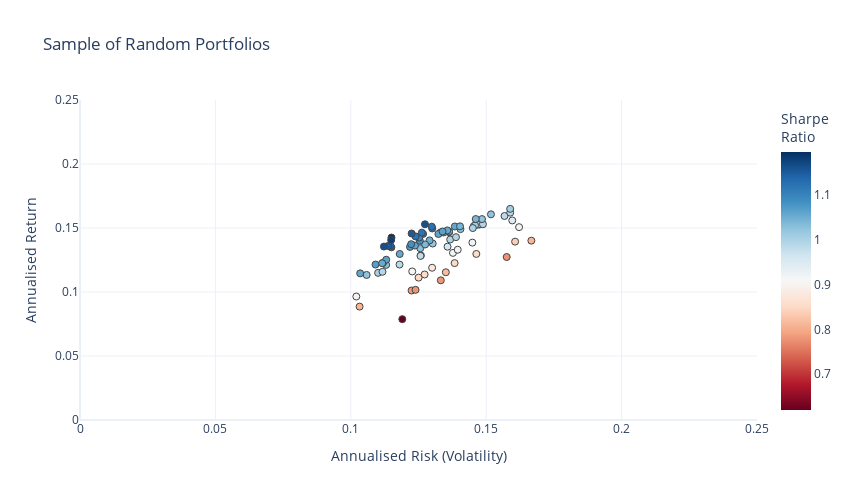

Notebook cell for this chart:
### Code cell
# Plot the risk vs. return of generated portfolios in an interactive plot

mean_variance_pairs = np.array(mean_variance_pairs)

# sets the risk free rate, ours is set to 0.5% since that is the current rate of the 2 year treasury bond
rfr= 0.50/100

fig = go.Figure()
fig.add_trace(go.Scatter(x=mean_variance_pairs[:,1]**0.5, y=mean_variance_pairs[:,0], 
                      marker=dict(color=(mean_variance_pairs[:,0]-rfr)/(mean_variance_pairs[:,1]**0.5), 
                                  showscale=True, 
                                  size=7,
                                  line=dict(width=1),
                                  colorscale="RdBu",
                                  colorbar=dict(title="Sharpe<br>Ratio")
                                 ), 
                      mode='markers',
                      text=[str(np.array(tickers_list[i])) + "<br>" + str(np.array(weights_list[i]).round(2)) for i in range(len(tickers_list))]))
fig.update_layout(template='plotly_white',
                  xaxis=dict(title='Annualised Risk (Volatility)'),
                  yaxis=dict(title='Annualised Return'),
                  title='Sample of Random Portfolios',
                  width=850,
                  height=500)
fig.update_xaxes(range=[0, 0.25])
fig.update_yaxes(range=[0, 0.25])
fig.update_layout(coloraxis_colorbar=dict(title="Sharpe Ratio"))

### Figure 1 — Plotly figure (JSON) as saved in the notebook; plotly's stock layout.template omitted (floating-point values rounded to 4 significant figures)
{"data": [{"marker": {"color": [0.7765, 0.8174, 0.7814, 0.8522, 0.922, 0.7853, 0.8763, 0.8106, 0.8499, 0.8541, 0.9813, 0.9117, 0.8362, 0.9179, 0.9607, 0.8497, 0.7802, 1.026, 0.9053, 0.9799, 1.028, 0.62, 1.069, 0.995, 0.9988, 1.056, 1.023, 1.061, 1.02, 0.8984, 0.8095, 0.9454, 0.9868, 1.048, 1.037, 1.13, 1.028, 0.9929, 0.9847, 1.04, 0.9918, 1.059, 1.067, 1.001, 1.143, 1.054, 1.005, 1.052, 1.063, 1.06, 1.108, 1.063, 0.9943, 1.024, 1.076, 1.007, 1.082, 1.151, 1.044, 0.8964, 1.097, 1.055, 1.063, 1.112, 1.196, 0.9881, 1.008, 1.117, 1.149, 0.9993, 1.007, 1.12, 1.04, 1.026, 1.163, 1.18, 1.056, 1.043, 1.124, 1.161, 1.053], "colorbar": {"title": {"text": "Sharpe<br>Ratio"}}, "colorscale": [[0, "rgb(103,0,31)"], [0.1, "rgb(178,24,43)"], [0.2, "rgb(214,96,77)"], [0.3, "rgb(244,165,130)"], [0.4, "rgb(253,219,199)"], [0.5, "rgb(247,247,247)"], [0.6, "rgb(209,229,240)"], [0.7, "rgb(146,197,222)"], [0.8, "rgb(67,147,195)"], [0.9, "rgb(33,102,172)"], [1, "rgb(5,48,97)"]], "line": {"width": 1}, "showscale": true, "size": 7}, "mode": "markers", "text": ["['GLD' 'QQQ' 'SPY' 'XLB' 'XLE' 'XLF' 'XLI' 'XLK' 'XLP' 'XLRE' 'XLU' 'XLV'\n 'XLY']<br>[0.03 0.11 0.1  0.12 0.05 0.11 0.07 0.1  0.09 0.05 0.1  0.05 0.02]", "['GLD' 'QQQ' 'SPY' 'XLB' 'XLE' 'XLF' 'XLI' 'XLK' 'XLP' 'XLRE' 'XLU' 'XLV'\n 'XLY']<br>[0.11 0.09 0.1  0.07 0.03 0.03 0.06 0.1  0.1  0.06 0.13 0.04 0.1 ]", "['GLD' 'QQQ' 'SPY' 'XLB' 'XLE' 'XLF' 'XLI' 'XLK' 'XLP' 'XLRE' 'XLU' 'XLV'\n 'XLY']<br>[0.11 0.01 0.09 0.06 0.01 0.09 0.03 0.12 0.06 0.09 0.12 0.11 0.09]", "['GLD' 'QQQ' 'SPY' 'XLB' 'XLE' 'XLF' 'XLI' 'XLK' 'XLP' 'XLRE' 'XLU' 'XLV'\n 'XLY']<br>[0.01 0.15 0.06 0.16 0.03 0.09 0.02 0.11 0.12 0.08 0.07 0.05 0.06]", "['GLD' 'QQQ' 'SPY' 'XLB' 'XLE' 'XLF' 'XLI' 'XLK' 'XLP' 'XLRE' 'XLU' 'XLV'\n 'XLY']<br>[0.08 0.12 0.1  0.1  0.   0.09 0.08 0.08 0.1  0.07 0.03 0.11 0.04]", "['GLD' 'QQQ' 'SPY' 'XLB' 'XLE' 'XLF' 'XLI' 'XLK' 'XLP' 'XLRE' 'XLU' 'XLV'\n 'XLY']<br>[0.18 0.06 0.02 0.17 0.07 0.06 0.01 0.17 0.09 0.09 0.04 0.01 0.04]", "['GLD' 'QQQ' 'SPY' 'XLB' 'XLE' 'XLF' 'XLI' 'XLK' 'XLP' 'XLRE' 'XLU' 'XLV'\n 'XLY']<br>[0.1  0.15 0.01 0.05 0.   0.06 0.04 0.07 0.02 0.13 0.14 0.13 0.1 ]", "['GLD' 'QQQ' 'SPY' 'XLB' 'XLE' 'XLF' 'XLI' 'XLK' 'XLP' 'XLRE' 'XLU' 'XLV'\n 'XLY']<br>[0.08 0.13 0.16 0.01 0.02 0.15 0.16 0.   0.09 0.06 0.11 0.01 0.01]", "['GLD' 'QQQ' 'SPY' 'XLB' 'XLE' 'XLF' 'XLI' 'XLK' 'XLP' 'XLRE' 'XLU' 'XLV'\n 'XLY']<br>[0.08 0.07 0.08 0.1  0.05 0.   0.13 0.12 0.15 0.14 0.01 0.04 0.03]", "['GLD' 'QQQ' 'SPY' 'XLB' 'XLE' 'XLF' 'XLI' 'XLK' 'XLP' 'XLRE' 'XLU' 'XLV'\n 'XLY']<br>[0.13 0.04 0.15 0.01 0.02 0.07 0.12 0.13 0.08 0.14 0.   0.   0.11]", "['GLD' 'QQQ' 'SPY' 'XLB' 'XLE' 'XLF' 'XLI' 'XLK' 'XLP' 'XLRE' 'XLU' 'XLV'\n 'XLY']<br>[0.1  0.15 0.06 0.01 0.01 0.01 0.   0.11 0.15 0.09 0.16 0.09 0.05]", "['GLD' 'QQQ' 'SPY' 'XLB' 'XLE' 'XLF' 'XLI' 'XLK' 'XLP' 'XLRE' 'XLU' 'XLV'\n 'XLY']<br>[0.11 0.13 0.07 0.09 0.04 0.01 0.13 0.11 0.04 0.07 0.06 0.09 0.05]", "['GLD' 'QQQ' 'SPY' 'XLB' 'XLE' 'XLF' 'XLI' 'XLK' 'XLP' 'XLRE' 'XLU' 'XLV'\n 'XLY']<br>[0.13 0.11 0.18 0.   0.05 0.09 0.18 0.05 0.03 0.01 0.05 0.09 0.01]", "['GLD' 'QQQ' 'SPY' 'XLB' 'XLE' 'XLF' 'XLI' 'XLK' 'XLP' 'XLRE' 'XLU' 'XLV'\n 'XLY']<br>[0.09 0.04 0.2  0.07 0.01 0.03 0.05 0.08 0.12 0.09 0.   0.15 0.06]", "['GLD' 'QQQ' 'SPY' 'XLB' 'XLE' 'XLF' 'XLI' 'XLK' 'XLP' 'XLRE' 'XLU' 'XLV'\n 'XLY']<br>[0.11 0.09 0.15 0.01 0.02 0.02 0.12 0.1  0.07 0.12 0.06 0.1  0.02]", "['GLD' 'QQQ' 'SPY' 'XLB' 'XLE' 'XLF' 'XLI' 'XLK' 'XLP' 'XLRE' 'XLU' 'XLV'\n 'XLY']<br>[0.14 0.08 0.05 0.15 0.01 0.04 0.05 0.09 0.1  0.11 0.   0.05 0.13]", "['GLD' 'QQQ' 'SPY' 'XLB' 'XLE' 'XLF' 'XLI' 'XLK' 'XLP' 'XLRE' 'XLU' 'XLV'\n 'XLY']<br>[0.18 0.05 0.1  0.07 0.04 0.04 0.   0.09 0.17 0.06 0.08 0.02 0.12]", "['GLD' 'QQQ' 'SPY' 'XLB' 'XLE' 'XLF' 'XLI' 'XLK' 'XLP' 'XLRE' 'XLU' 'XLV'\n 'XLY']<br>[0.05 0.15 0.16 0.01 0.   0.06 0.09 0.15 0.05 0.05 0.02 0.15 0.06]", "['GLD' 'QQQ' 'SPY' 'XLB' 'XLE' 'XLF' 'XLI' 'XLK' 'XLP' 'XLRE' 'XLU' 'XLV'\n 'XLY']<br>[0.14 0.08 0.08 0.04 0.02 0.02 0.06 0.1  0.16 0.15 0.07 0.01 0.07]", "['GLD' 'QQQ' 'SPY' 'XLB' 'XLE' 'XLF' 'XLI' 'XLK' 'XLP' 'XLRE' 'XLU' 'XLV'\n 'XLY']<br>[0.11 0.17 0.04 0.07 0.05 0.   0.08 0.15 0.13 0.08 0.06 0.02 0.04]", "['GLD' 'QQQ' 'SPY' 'XLB' 'XLE' 'XLF' 'XLI' 'XLK' 'XLP' 'XLRE' 'XLU' 'XLV'\n 'XLY']<br>[0.19 0.15 0.03 0.17 0.   0.06 0.06 0.14 0.04 0.08 0.08 0.   0.  ]", "['GLD' 'QQQ' 'SPY' 'XLB' 'XLE' 'XLF' 'XLI' 'XLK' 'XLP' 'XLRE' 'XLU' 'XLV'\n 'XLY']<br>[0.14 0.05 0.02 0.03 0.09 0.02 0.05 0.11 0.06 0.16 0.06 0.03 0.17]", "['GLD' 'QQQ' 'SPY' 'XLB' 'XLE' 'XLF' 'XLI' 'XLK' 'XLP' 'XLRE' 'XLU' 'XLV'\n 'XLY']<br>[0.14 0.14 0.04 0.01 0.01 0.09 0.14 0.17 0.09 0.13 0.03 0.02 0.01]", "['GLD' 'QQQ' 'SPY' 'XLB' 'XLE' 'XLF' 'XLI' 'XLK' 'XLP' 'XLRE' 'XLU' 'XLV'\n 'XLY']<br>[0.11 0.14 0.12 0.14 0.   0.08 0.01 0.14 0.02 0.01 0.07 0.12 0.04]", "['GLD' 'QQQ' 'SPY' 'XLB' 'XLE' 'XLF' 'XLI' 'XLK' 'XLP' 'XLRE' 'XLU' 'XLV'\n 'XLY']<br>[0.16 0.12 0.08 0.   0.03 0.03 0.   0.14 0.12 0.12 0.03 0.06 0.1 ]", "['GLD' 'QQQ' 'SPY' 'XLB' 'XLE' 'XLF' 'XLI' 'XLK' 'XLP' 'XLRE' 'XLU' 'XLV'\n 'XLY']<br>[0.14 0.13 0.01 0.09 0.   0.01 0.02 0.13 0.13 0.11 0.07 0.13 0.03]", "['GLD' 'QQQ' 'SPY' 'XLB' 'XLE' 'XLF' 'XLI' 'XLK' 'XLP' 'XLRE' 'XLU' 'XLV'\n 'XLY']<br>[0.2  0.07 0.04 0.03 0.03 0.02 0.04 0.2  0.11 0.11 0.06 0.04 0.05]", "['GLD' 'QQQ' 'SPY' 'XLB' 'XLE' 'XLF' 'XLI' 'XLK' 'XLP' 'XLRE' 'XLU' 'XLV'\n 'XLY']<br>[0.15 0.13 0.13 0.05 0.02 0.01 0.09 0.13 0.05 0.15 0.03 0.04 0.02]", "['GLD' 'QQQ' 'SPY' 'XLB' 'XLE' 'XLF' 'XLI' 'XLK' 'XLP' 'XLRE' 'XLU' 'XLV'\n 'XLY']<br>[0.   0.11 0.01 0.04 0.   0.02 0.09 0.21 0.09 0.14 0.03 0.23 0.02]", "['GLD' 'QQQ' 'SPY' 'XLB' 'XLE' 'XLF' 'XLI' 'XLK' 'XLP' 'XLRE' 'XLU' 'XLV'\n 'XLY']<br>[0.09 0.21 0.   0.17 0.   0.04 0.23 0.01 0.06 0.05 0.1  0.03 0.  ]", "['GLD' 'QQQ' 'SPY' 'XLB' 'XLE' 'XLF' 'XLI' 'XLK' 'XLP' 'XLRE' 'XLU' 'XLV'\n 'XLY']<br>[0.25 0.02 0.01 0.02 0.01 0.01 0.01 0.1  0.07 0.1  0.03 0.15 0.21]", "['GLD' 'QQQ' 'SPY' 'XLB' 'XLE' 'XLF' 'XLI' 'XLK' 'XLP' 'XLRE' 'XLU' 'XLV'\n 'XLY']<br>[0.   0.22 0.12 0.09 0.02 0.1  0.08 0.05 0.09 0.11 0.01 0.1  0.  ]", "['GLD' 'QQQ' 'SPY' 'XLB' 'XLE' 'XLF' 'XLI' 'XLK' 'XLP' 'XLRE' 'XLU' 'XLV'\n 'XLY']<br>[0.13 0.13 0.03 0.1  0.03 0.   0.04 0.19 0.04 0.1  0.12 0.05 0.04]", "['GLD' 'QQQ' 'SPY' 'XLB' 'XLE' 'XLF' 'XLI' 'XLK' 'XLP' 'XLRE' 'XLU' 'XLV'\n 'XLY']<br>[0.08 0.1  0.19 0.06 0.01 0.   0.12 0.18 0.02 0.16 0.03 0.02 0.04]", "['GLD' 'QQQ' 'SPY' 'XLB' 'XLE' 'XLF' 'XLI' 'XLK' 'XLP' 'XLRE' 'XLU' 'XLV'\n 'XLY']<br>[0.09 0.2  0.04 0.08 0.02 0.16 0.02 0.25 0.01 0.01 0.1  0.   0.03]", "['GLD' 'QQQ' 'SPY' 'XLB' 'XLE' 'XLF' 'XLI' 'XLK' 'XLP' 'XLRE' 'XLU' 'XLV'\n 'XLY']<br>[0.12 0.21 0.01 0.05 0.03 0.03 0.02 0.23 0.01 0.07 0.11 0.08 0.03]", "['GLD' 'QQQ' 'SPY' 'XLB' 'XLE' 'XLF' 'XLI' 'XLK' 'XLP' 'XLRE' 'XLU' 'XLV'\n 'XLY']<br>[0.16 0.16 0.09 0.   0.02 0.02 0.04 0.12 0.15 0.09 0.   0.   0.14]", "['GLD' 'QQQ' 'SPY' 'XLB' 'XLE' 'XLF' 'XLI' 'XLK' 'XLP' 'XLRE' 'XLU' 'XLV'\n 'XLY']<br>[0.08 0.14 0.14 0.01 0.02 0.04 0.06 0.12 0.08 0.06 0.12 0.14 0.01]", "['GLD' 'QQQ' 'SPY' 'XLB' 'XLE' 'XLF' 'XLI' 'XLK' 'XLP' 'XLRE' 'XLU' 'XLV'\n 'XLY']<br>[0.03 0.18 0.22 0.02 0.01 0.04 0.02 0.06 0.23 0.   0.08 0.1  0.01]", "['GLD' 'QQQ' 'SPY' 'XLB' 'XLE' 'XLF' 'XLI' 'XLK' 'XLP' 'XLRE' 'XLU' 'XLV'\n 'XLY']<br>[0.05 0.18 0.06 0.03 0.   0.03 0.11 0.16 0.04 0.07 0.13 0.13 0.02]", "['GLD' 'QQQ' 'SPY' 'XLB' 'XLE' 'XLF' 'XLI' 'XLK' 'XLP' 'XLRE' 'XLU' 'XLV'\n 'XLY']<br>[0.19 0.13 0.   0.01 0.01 0.   0.06 0.11 0.05 0.09 0.07 0.13 0.12]", "['GLD' 'QQQ' 'SPY' 'XLB' 'XLE' 'XLF' 'XLI' 'XLK' 'XLP' 'XLRE' 'XLU' 'XLV'\n 'XLY']<br>[0.18 0.09 0.01 0.06 0.01 0.04 0.01 0.2  0.04 0.16 0.02 0.12 0.07]", "['GLD' 'QQQ' 'SPY' 'XLB' 'XLE' 'XLF' 'XLI' 'XLK' 'XLP' 'XLRE' 'XLU' 'XLV'\n 'XLY']<br>[0.22 0.1  0.01 0.05 0.01 0.01 0.02 0.22 0.09 0.03 0.17 0.05 0.01]", "['GLD' 'QQQ' 'SPY' 'XLB' 'XLE' 'XLF' 'XLI' 'XLK' 'XLP' 'XLRE' 'XLU' 'XLV'\n 'XLY']<br>[0.01 0.18 0.17 0.1  0.01 0.02 0.07 0.11 0.02 0.12 0.   0.15 0.04]", "['GLD' 'QQQ' 'SPY' 'XLB' 'XLE' 'XLF' 'XLI' 'XLK' 'XLP' 'XLRE' 'XLU' 'XLV'\n 'XLY']<br>[0.21 0.24 0.01 0.03 0.04 0.05 0.01 0.16 0.06 0.04 0.06 0.09 0.01]", "['GLD' 'QQQ' 'SPY' 'XLB' 'XLE' 'XLF' 'XLI' 'XLK' 'XLP' 'XLRE' 'XLU' 'XLV'\n 'XLY']<br>[0.07 0.13 0.18 0.06 0.01 0.04 0.06 0.18 0.02 0.09 0.1  0.05 0.01]", "['GLD' 'QQQ' 'SPY' 'XLB' 'XLE' 'XLF' 'XLI' 'XLK' 'XLP' 'XLRE' 'XLU' 'XLV'\n 'XLY']<br>[0.02 0.18 0.15 0.03 0.   0.09 0.   0.08 0.07 0.11 0.08 0.18 0.  ]", "['GLD' 'QQQ' 'SPY' 'XLB' 'XLE' 'XLF' 'XLI' 'XLK' 'XLP' 'XLRE' 'XLU' 'XLV'\n 'XLY']<br>[0.12 0.17 0.01 0.02 0.02 0.01 0.1  0.16 0.08 0.17 0.01 0.04 0.1 ]", "['GLD' 'QQQ' 'SPY' 'XLB' 'XLE' 'XLF' 'XLI' 'XLK' 'XLP' 'XLRE' 'XLU' 'XLV'\n 'XLY']<br>[0.04 0.14 0.09 0.02 0.01 0.01 0.2  0.2  0.02 0.16 0.   0.1  0.01]", "['GLD' 'QQQ' 'SPY' 'XLB' 'XLE' 'XLF' 'XLI' 'XLK' 'XLP' 'XLRE' 'XLU' 'XLV'\n 'XLY']<br>[0.12 0.15 0.17 0.03 0.01 0.12 0.   0.17 0.04 0.02 0.07 0.09 0.01]", "['GLD' 'QQQ' 'SPY' 'XLB' 'XLE' 'XLF' 'XLI' 'XLK' 'XLP' 'XLRE' 'XLU' 'XLV'\n 'XLY']<br>[0.1  0.14 0.19 0.01 0.   0.07 0.03 0.16 0.08 0.1  0.03 0.05 0.04]", "['GLD' 'QQQ' 'SPY' 'XLB' 'XLE' 'XLF' 'XLI' 'XLK' 'XLP' 'XLRE' 'XLU' 'XLV'\n 'XLY']<br>[0.16 0.13 0.03 0.01 0.   0.02 0.04 0.14 0.1  0.15 0.1  0.08 0.04]", "['GLD' 'QQQ' 'SPY' 'XLB' 'XLE' 'XLF' 'XLI' 'XLK' 'XLP' 'XLRE' 'XLU' 'XLV'\n 'XLY']<br>[0.01 0.21 0.02 0.07 0.01 0.12 0.16 0.19 0.07 0.03 0.   0.1  0.01]", "['GLD' 'QQQ' 'SPY' 'XLB' 'XLE' 'XLF' 'XLI' 'XLK' 'XLP' 'XLRE' 'XLU' 'XLV'\n 'XLY']<br>[0.07 0.2  0.1  0.08 0.   0.   0.04 0.03 0.16 0.05 0.05 0.21 0.  ]", "['GLD' 'QQQ' 'SPY' 'XLB' 'XLE' 'XLF' 'XLI' 'XLK' 'XLP' 'XLRE' 'XLU' 'XLV'\n 'XLY']<br>[0.09 0.17 0.02 0.06 0.03 0.   0.05 0.18 0.14 0.05 0.02 0.18 0.01]", "['GLD' 'QQQ' 'SPY' 'XLB' 'XLE' 'XLF' 'XLI' 'XLK' 'XLP' 'XLRE' 'XLU' 'XLV'\n 'XLY']<br>[0.04 0.15 0.15 0.04 0.   0.03 0.08 0.14 0.14 0.02 0.14 0.06 0.  ]", "['GLD' 'QQQ' 'SPY' 'XLB' 'XLE' 'XLF' 'XLI' 'XLK' 'XLP' 'XLRE' 'XLU' 'XLV'\n 'XLY']<br>[0.01 0.2  0.02 0.06 0.03 0.1  0.01 0.25 0.02 0.17 0.02 0.1  0.02]", "['GLD' 'QQQ' 'SPY' 'XLB' 'XLE' 'XLF' 'XLI' 'XLK' 'XLP' 'XLRE' 'XLU' 'XLV'\n 'XLY']<br>[0.07 0.19 0.01 0.03 0.01 0.01 0.01 0.2  0.01 0.19 0.03 0.19 0.04]", "['GLD' 'QQQ' 'SPY' 'XLB' 'XLE' 'XLF' 'XLI' 'XLK' 'XLP' 'XLRE' 'XLU' 'XLV'\n 'XLY']<br>[0.1  0.13 0.14 0.06 0.01 0.04 0.11 0.17 0.   0.03 0.04 0.14 0.02]", "['GLD' 'QQQ' 'SPY' 'XLB' 'XLE' 'XLF' 'XLI' 'XLK' 'XLP' 'XLRE' 'XLU' 'XLV'\n 'XLY']<br>[0.16 0.05 0.06 0.02 0.01 0.02 0.01 0.18 0.07 0.17 0.05 0.01 0.17]", "['GLD' 'QQQ' 'SPY' 'XLB' 'XLE' 'XLF' 'XLI' 'XLK' 'XLP' 'XLRE' 'XLU' 'XLV'\n 'XLY']<br>[0.18 0.16 0.12 0.03 0.02 0.03 0.04 0.11 0.02 0.05 0.04 0.17 0.02]", "['GLD' 'QQQ' 'SPY' 'XLB' 'XLE' 'XLF' 'XLI' 'XLK' 'XLP' 'XLRE' 'XLU' 'XLV'\n 'XLY']<br>[0.08 0.16 0.11 0.02 0.01 0.05 0.13 0.17 0.14 0.03 0.02 0.06 0.02]", "['GLD' 'QQQ' 'SPY' 'XLB' 'XLE' 'XLF' 'XLI' 'XLK' 'XLP' 'XLRE' 'XLU' 'XLV'\n 'XLY']<br>[0.14 0.16 0.16 0.06 0.02 0.01 0.01 0.07 0.15 0.04 0.02 0.12 0.03]", "['GLD' 'QQQ' 'SPY' 'XLB' 'XLE' 'XLF' 'XLI' 'XLK' 'XLP' 'XLRE' 'XLU' 'XLV'\n 'XLY']<br>[0.1  0.18 0.17 0.04 0.   0.01 0.06 0.08 0.13 0.17 0.01 0.03 0.02]", "['GLD' 'QQQ' 'SPY' 'XLB' 'XLE' 'XLF' 'XLI' 'XLK' 'XLP' 'XLRE' 'XLU' 'XLV'\n 'XLY']<br>[0.2  0.2  0.09 0.09 0.   0.01 0.03 0.14 0.01 0.12 0.02 0.07 0.03]", "['GLD' 'QQQ' 'SPY' 'XLB' 'XLE' 'XLF' 'XLI' 'XLK' 'XLP' 'XLRE' 'XLU' 'XLV'\n 'XLY']<br>[0.09 0.22 0.17 0.03 0.01 0.04 0.23 0.03 0.05 0.05 0.06 0.01 0.02]", "['GLD' 'QQQ' 'SPY' 'XLB' 'XLE' 'XLF' 'XLI' 'XLK' 'XLP' 'XLRE' 'XLU' 'XLV'\n 'XLY']<br>[0.08 0.15 0.22 0.12 0.01 0.07 0.04 0.11 0.08 0.05 0.03 0.04 0.01]", "['GLD' 'QQQ' 'SPY' 'XLB' 'XLE' 'XLF' 'XLI' 'XLK' 'XLP' 'XLRE' 'XLU' 'XLV'\n 'XLY']<br>[0.06 0.18 0.04 0.02 0.01 0.02 0.03 0.2  0.15 0.09 0.06 0.14 0.  ]", "['GLD' 'QQQ' 'SPY' 'XLB' 'XLE' 'XLF' 'XLI' 'XLK' 'XLP' 'XLRE' 'XLU' 'XLV'\n 'XLY']<br>[0.14 0.15 0.16 0.02 0.01 0.02 0.08 0.16 0.04 0.11 0.02 0.07 0.03]", "['GLD' 'QQQ' 'SPY' 'XLB' 'XLE' 'XLF' 'XLI' 'XLK' 'XLP' 'XLRE' 'XLU' 'XLV'\n 'XLY']<br>[0.01 0.25 0.02 0.12 0.01 0.03 0.07 0.12 0.14 0.02 0.03 0.12 0.06]", "['GLD' 'QQQ' 'SPY' 'XLB' 'XLE' 'XLF' 'XLI' 'XLK' 'XLP' 'XLRE' 'XLU' 'XLV'\n 'XLY']<br>[0.03 0.39 0.02 0.11 0.03 0.   0.17 0.04 0.03 0.03 0.08 0.01 0.05]", "['GLD' 'QQQ' 'SPY' 'XLB' 'XLE' 'XLF' 'XLI' 'XLK' 'XLP' 'XLRE' 'XLU' 'XLV'\n 'XLY']<br>[0.12 0.18 0.11 0.04 0.01 0.03 0.08 0.21 0.03 0.   0.08 0.07 0.03]", "['GLD' 'QQQ' 'SPY' 'XLB' 'XLE' 'XLF' 'XLI' 'XLK' 'XLP' 'XLRE' 'XLU' 'XLV'\n 'XLY']<br>[0.02 0.2  0.1  0.04 0.   0.09 0.14 0.19 0.01 0.05 0.05 0.09 0.01]", "['GLD' 'QQQ' 'SPY' 'XLB' 'XLE' 'XLF' 'XLI' 'XLK' 'XLP' 'XLRE' 'XLU' 'XLV'\n 'XLY']<br>[0.08 0.17 0.24 0.09 0.01 0.02 0.1  0.1  0.06 0.01 0.07 0.03 0.01]", "['GLD' 'QQQ' 'SPY' 'XLB' 'XLE' 'XLF' 'XLI' 'XLK' 'XLP' 'XLRE' 'XLU' 'XLV'\n 'XLY']<br>[0.22 0.2  0.08 0.02 0.   0.12 0.   0.2  0.02 0.   0.01 0.04 0.08]", "['GLD' 'QQQ' 'SPY' 'XLB' 'XLE' 'XLF' 'XLI' 'XLK' 'XLP' 'XLRE' 'XLU' 'XLV'\n 'XLY']<br>[0.16 0.15 0.09 0.   0.02 0.05 0.03 0.2  0.09 0.07 0.02 0.1  0.01]", "['GLD' 'QQQ' 'SPY' 'XLB' 'XLE' 'XLF' 'XLI' 'XLK' 'XLP' 'XLRE' 'XLU' 'XLV'\n 'XLY']<br>[0.08 0.16 0.15 0.05 0.   0.02 0.04 0.06 0.14 0.13 0.   0.15 0.02]", "['GLD' 'QQQ' 'SPY' 'XLB' 'XLE' 'XLF' 'XLI' 'XLK' 'XLP' 'XLRE' 'XLU' 'XLV'\n 'XLY']<br>[0.08 0.17 0.23 0.02 0.01 0.06 0.07 0.11 0.06 0.08 0.01 0.05 0.05]", "['GLD' 'QQQ' 'SPY' 'XLB' 'XLE' 'XLF' 'XLI' 'XLK' 'XLP' 'XLRE' 'XLU' 'XLV'\n 'XLY']<br>[0.05 0.22 0.06 0.01 0.02 0.03 0.01 0.17 0.14 0.07 0.06 0.16 0.  ]", "['GLD' 'QQQ' 'SPY' 'XLB' 'XLE' 'XLF' 'XLI' 'XLK' 'XLP' 'XLRE' 'XLU' 'XLV'\n 'XLY']<br>[0.13 0.16 0.14 0.05 0.   0.03 0.05 0.16 0.14 0.03 0.01 0.09 0.  ]", "['GLD' 'QQQ' 'SPY' 'XLB' 'XLE' 'XLF' 'XLI' 'XLK' 'XLP' 'XLRE' 'XLU' 'XLV'\n 'XLY']<br>[0.15 0.11 0.09 0.02 0.04 0.01 0.06 0.2  0.04 0.15 0.05 0.03 0.04]"], "type": "scatter", "x": [0.1576, 0.1351, 0.1332, 0.1464, 0.1449, 0.1224, 0.13, 0.1667, 0.1383, 0.1273, 0.1259, 0.1377, 0.1607, 0.1395, 0.1357, 0.125, 0.1239, 0.1405, 0.1227, 0.1257, 0.1256, 0.119, 0.1219, 0.1367, 0.1101, 0.1181, 0.1058, 0.1237, 0.1302, 0.1621, 0.1033, 0.1596, 0.118, 0.1291, 0.1274, 0.115, 0.1131, 0.1388, 0.1568, 0.1363, 0.1117, 0.1035, 0.1091, 0.1475, 0.1146, 0.1342, 0.147, 0.1119, 0.133, 0.1324, 0.1267, 0.1131, 0.1488, 0.1484, 0.1255, 0.1455, 0.1223, 0.1138, 0.1363, 0.102, 0.1253, 0.1356, 0.1339, 0.1301, 0.115, 0.1589, 0.1459, 0.1239, 0.1225, 0.1451, 0.1589, 0.1262, 0.1461, 0.1518, 0.1122, 0.1149, 0.1384, 0.1403, 0.1299, 0.1274, 0.1116], "y": [0.1273, 0.1154, 0.1091, 0.1297, 0.1386, 0.1012, 0.1189, 0.1401, 0.1226, 0.1137, 0.1285, 0.1306, 0.1394, 0.133, 0.1354, 0.1112, 0.1017, 0.1491, 0.1161, 0.1282, 0.1341, 0.0788, 0.1353, 0.141, 0.115, 0.1297, 0.1133, 0.1363, 0.1379, 0.1507, 0.08858, 0.1559, 0.1214, 0.1403, 0.1371, 0.1349, 0.1212, 0.1429, 0.1594, 0.1467, 0.1158, 0.1146, 0.1215, 0.1528, 0.136, 0.1465, 0.1527, 0.1227, 0.1464, 0.1453, 0.1454, 0.1252, 0.153, 0.157, 0.1401, 0.1515, 0.1374, 0.136, 0.1472, 0.09646, 0.1425, 0.1481, 0.1473, 0.1497, 0.1425, 0.162, 0.1521, 0.1434, 0.1457, 0.15, 0.165, 0.1464, 0.157, 0.1607, 0.1355, 0.1406, 0.1512, 0.1513, 0.1511, 0.1529, 0.1225]}], "layout": {"coloraxis": {"colorbar": {"title": {"text": "Sharpe Ratio"}}}, "height": 500, "title": {"text": "Sample of Random Portfolios"}, "width": 850, "xaxis": {"range": [0, 0.25], "title": {"text": "Annualised Risk (Volatility)"}, "type": "linear"}, "yaxis": {"range": [0, 0.25], "title": {"text": "Annualised Return"}, "type": "linear"}}}
